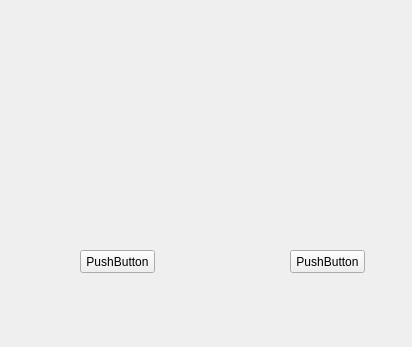
<?xml version="1.0" encoding="UTF-8"?>
<ui version="4.0">
 <class>MainWindow</class>
 <widget class="QMainWindow" name="MainWindow">
  <property name="geometry">
   <rect>
    <x>0</x>
    <y>0</y>
    <width>412</width>
    <height>347</height>
   </rect>
  </property>
  <property name="maximumSize">
   <size>
    <width>412</width>
    <height>347</height>
   </size>
  </property>
  <property name="windowTitle">
   <string>Word Search App</string>
  </property>
  <property name="styleSheet">
   <string notr="true">
background-image: url(:/new/prefix1/wl.jpg);</string>
  </property>
  <property name="documentMode">
   <bool>true</bool>
  </property>
  <widget class="QWidget" name="centralwidget">
   <widget class="QPushButton" name="pushButton_2">
    <property name="geometry">
     <rect>
      <x>80</x>
      <y>250</y>
      <width>75</width>
      <height>23</height>
     </rect>
    </property>
    <property name="text">
     <string>PushButton</string>
    </property>
   </widget>
   <widget class="QPushButton" name="pushButton">
    <property name="geometry">
     <rect>
      <x>290</x>
      <y>250</y>
      <width>75</width>
      <height>23</height>
     </rect>
    </property>
    <property name="text">
     <string>PushButton</string>
    </property>
   </widget>
  </widget>
  <widget class="QMenuBar" name="menubar">
   <property name="geometry">
    <rect>
     <x>0</x>
     <y>0</y>
     <width>412</width>
     <height>21</height>
    </rect>
   </property>
  </widget>
 </widget>
 <resources/>
 <connections>
  <connection>
   <sender>pushButton</sender>
   <signal>clicked()</signal>
   <receiver>MainWindow</receiver>
   <slot>close()</slot>
   <hints>
    <hint type="sourcelabel">
     <x>579</x>
     <y>363</y>
    </hint>
    <hint type="destinationlabel">
     <x>583</x>
     <y>390</y>
    </hint>
   </hints>
  </connection>
 </connections>
</ui>
